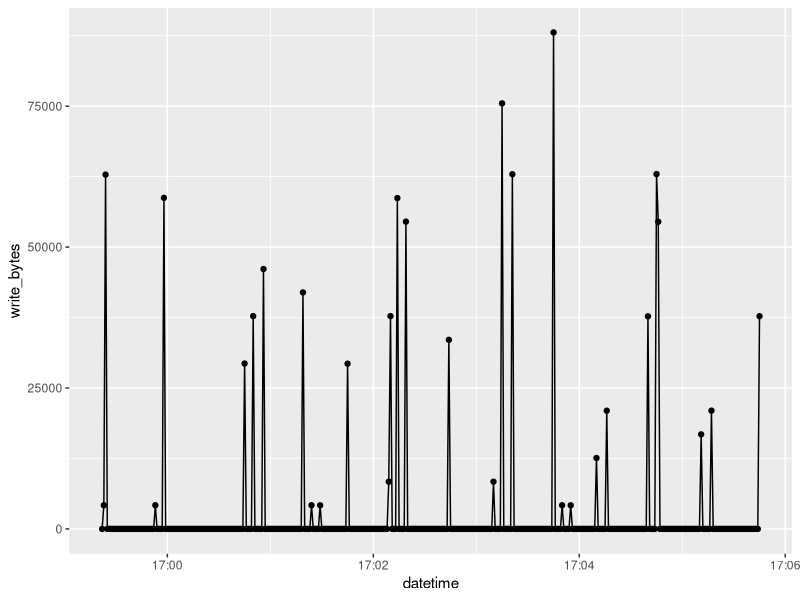
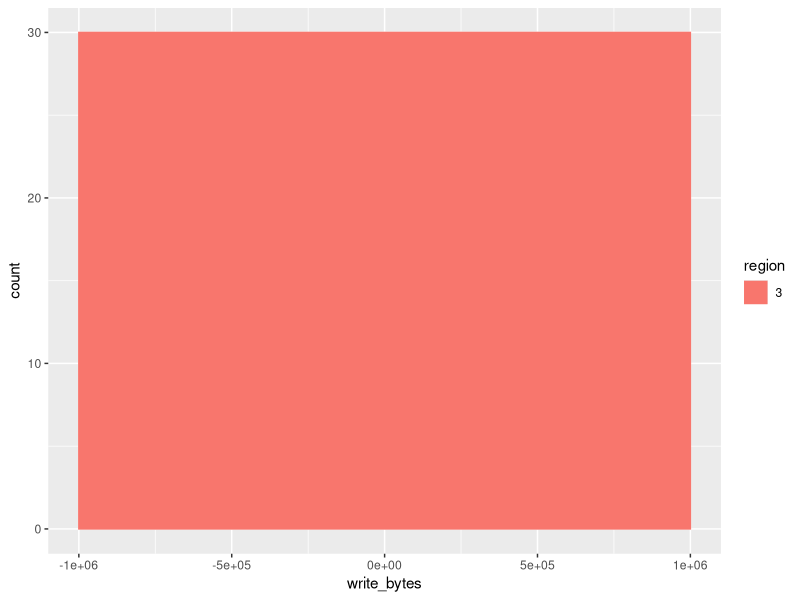

Write the R code that produced these figures, in order. (Note: this script raises an error after producing the figures.)
## ---- chunk 1
knitr::opts_chunk$set(echo = TRUE)

library(dplyr)
library(ggplot2)
library(lubridate)
## ---- chunk 2
setwd("/Users/yuqinglin/PycharmProjects/slurm_model/nano/profile_30s/doc")
total = read.table("profile_io_converted.txt",sep=",",skip=16)
colnames(total)=c("datetime","write","write_bytes","read","read_bytes","used","usedfiles","peak_interval")
total$datetime <- as.POSIXct(as.character(total$datetime))
total

#sinfo = read.table('sinfo_converted.txt',sep=",")
#colnames(sinfo)=c("datetime","nodes","drain_nodes")
#sinfo$datetime <- as.POSIXct(as.character(sinfo$datetime))
#sinfo
## ---- chunk 3
#jobs_by_first_day <-total %>% filter(datetime >= as.POSIXct("2020-07-23 18:05:00") & datetime < as.POSIXct("2020-07-24 18:04:59"))
#jobs_by_second_day <- total %>% filter(datetime >= as.POSIXct("2020-07-24 18:05:00") & datetime < as.POSIXct("2020-07-25 18:04:59"))
#jobs_by_third_day <- total %>% filter(datetime >= as.POSIXct("2020-07-25 18:05:00"))

#gplot_first_day <-ggplot(jobs_by_first_day,aes(datetime,write_bytes,group=1))+geom_line()+geom_point()+scale_y_continuous(tran = "log10")
#gplot_second_day <-ggplot(jobs_by_second_day,aes(datetime,write_bytes,group=1))+geom_line()+geom_point()+scale_y_continuous(tran = "log10")
#gplot_third_day <-ggplot(jobs_by_third_day,aes(datetime,write_bytes,group=1))+geom_line()+geom_point()+scale_y_continuous(tran = "log10")
gplot_total<-ggplot(total,aes(datetime,write_bytes,group=1))+geom_line()+geom_point()
#gplot_first_day
#gplot_second_day
#gplot_third_day
gplot_total

#ggplot(sinfo,aes(x=datetime,y=nodes))+geom_line(aes(y=nodes),color="blue")+geom_line(aes(y=drain_nodes),color="red") +labs(title="Utilization")
## ---- chunk 4
total$region <- 0L
total$region[total$datetime >= as.POSIXct("2020-07-23 18:05:00") & total$datetime < as.POSIXct("2020-07-24 18:04:59")] <- 1L
total$region[total$datetime >= as.POSIXct("2020-07-24 18:05:00") & total$datetime < as.POSIXct("2020-07-25 18:04:59")] <- 2L
total$region[total$datetime >= as.POSIXct("2020-07-25 18:05:00")] <- 3L
total$region <- factor(total$region)
ggplot(total[which(total$write_bytes>0),],aes(x=write_bytes, colour=region, fill=region))+geom_histogram(position = "dodge2",binwidth = 2000000)
write_plot<-ggplot(total,aes(datetime,write),group1)+geom_point()+geom_line()+scale_y_continuous(tran="log10")
write_plot
## ---- chunk 5
ggplot(total[which(total$read>0),],aes(x=read, colour=region, fill=region))+geom_histogram(position = "dodge2",binwidth = 2000000)
ggplot(total,aes(datetime,read),group1)+geom_point()+geom_line()+scale_y_continuous(tran="log10")
## ---- chunk 6

## ---- chunk 7
file_usage_average<-total%>%
group_by(datetime=floor_date(datetime, "1 hour")) %>%
summarize(write_bytes = sum(write_bytes)/3600,read_bytes=sum(read_bytes)/3600,file_usage=sum(usedfiles-original_file_usage)/3600,used=sum(used-original_storage_space)/3600)
file_usage_average
ggplot(file_usage_average[which(file_usage_average$file_usage>0),],aes(x=datetime,y=file_usage))+geom_point()+geom_line()+labs(title="files usage average over time")
ggplot(file_usage_average,aes(x=datetime,y=used))+geom_point()+geom_line()+labs(title="space usage average over time")

file_usage_average$region <- 0L
file_usage_average$region[file_usage_average$datetime >= as.POSIXct("2020-07-23 18:00:00") & file_usage_average$datetime < as.POSIXct("2020-07-24 17:59:59")] <- 1L
file_usage_average$region[file_usage_average$datetime >= as.POSIXct("2020-07-24 18:00:00") & file_usage_average$datetime < as.POSIXct("2020-07-25 17:59:59")] <- 2L
file_usage_average$region[file_usage_average$datetime >= as.POSIXct("2020-07-25 18:00:00")] <- 3L
file_usage_average$region <- factor(file_usage_average$region)
ggplot(file_usage_average[which(file_usage_average$write_bytes>0),],aes(x=usedfiles, colour=region, fill=region))+geom_histogram(position = "dodge2")
ggplot(file_usage_average[which(file_usage_average$write_bytes>0),],aes(x=datetime,y=usedfiles, colour=region, fill=region))+geom_point()+geom_point()
